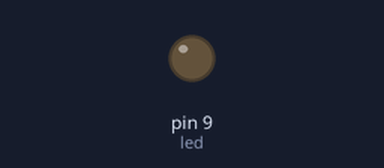
Bench run of a sketch on a simulated Arduino Uno, built with avr-gcc and run on an emulated ATmega328P. On the bench: output pins drawn as LEDs (lit = HIGH). What the sketch prints to the serial monitor is not drawn.

Above: at 1.15 s.
At 39.79 s:
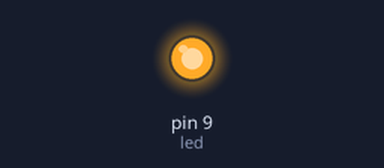
Timing chart, 0 to 40.0 s (numbered marks = the images above):
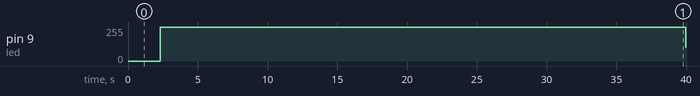

The sketch:

15.3.ino
```cpp
int led = 9;
int i = 0;

void setup() {
  Serial.begin(9600);
  delay(1000);
}


void loop() {
  for(i; i < 256; i++) {
    analogWrite(led, i);
    Serial.println(i);
    delay(5);

  }
for(i; i > 1; i--) {
      analogWrite(led, i);
      Serial.println(i);
      delay(5);
    }
}
```

Measured:
- by itself, pin 9 (led): 0/255 → 255/255 at 2.3 s, → 105/255 37.7 s later
